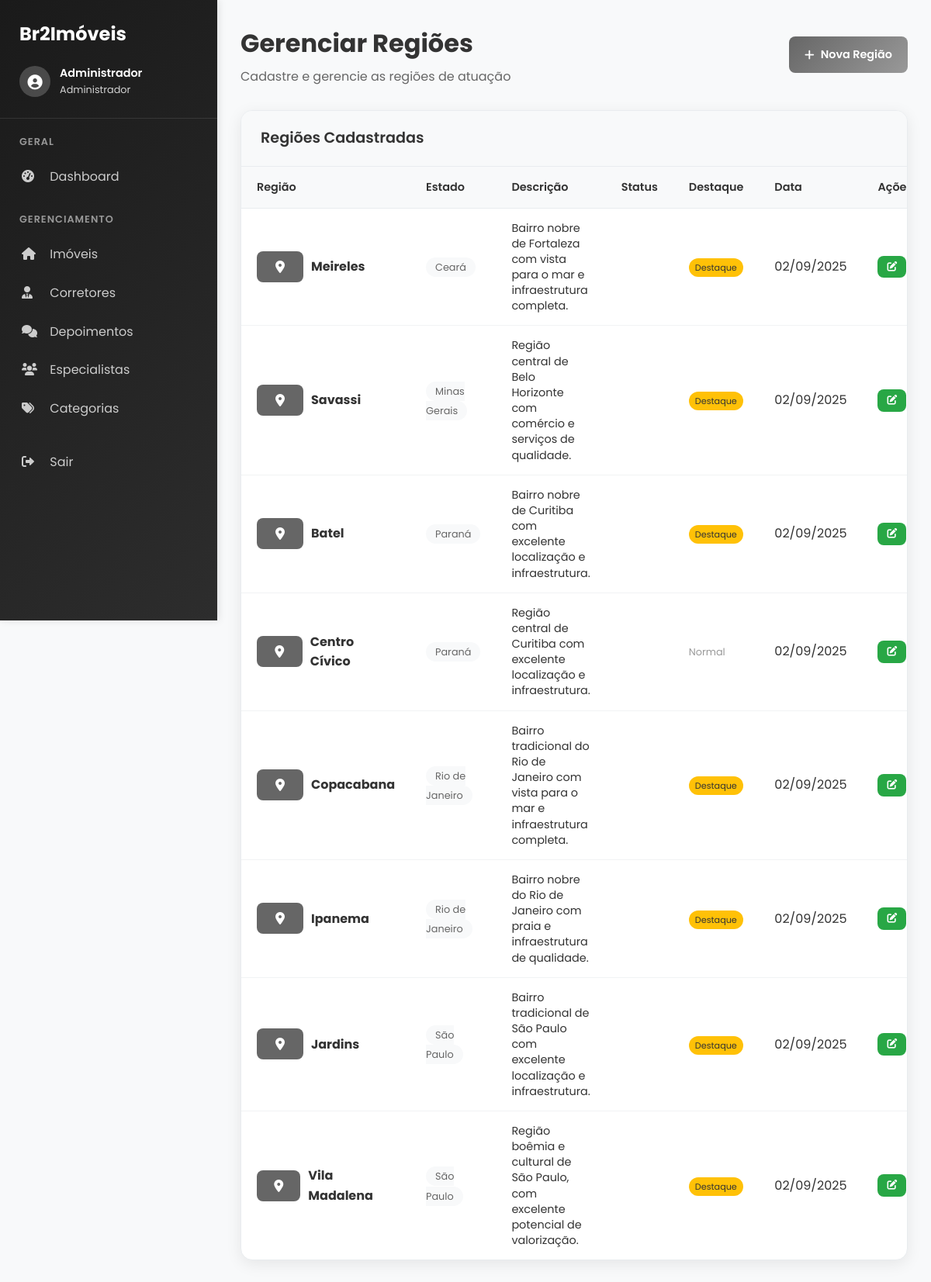
Screenshot of /admin/regioes.php (signed in) with the database file from the repository.
### tables this page shows
CREATE TABLE `regioes` (
  `id` int NOT NULL,
  `nome` varchar(255) NOT NULL,
  `estado` varchar(2) NOT NULL,
  `descricao` text,
  `imagem` varchar(500) DEFAULT NULL,
  `destaque` tinyint(1) DEFAULT '0',
  `ativo` tinyint(1) DEFAULT '1',
  `data_cadastro` timestamp NOT NULL DEFAULT CURRENT_TIMESTAMP,
  `data_atualizacao` timestamp NOT NULL DEFAULT CURRENT_TIMESTAMP ON UPDATE CURRENT_TIMESTAMP
);

### classes/Regiao.php (called while the page is built, shortened)
<?php
require_once 'Database.php';
class Regiao {
    private $db;
    private $table = 'regioes';
    public function __construct() {
        $this->db = new Database();
    }
    public function listarTodos($filtros = [], $pagina = 1, $limite = 20) {
        try {
            $params = [];
            $sql = "SELECT * FROM {$this->table}";
            $sql .= " ORDER BY estado ASC, nome ASC";
            $offset = ($pagina - 1) * $limite;
            $sql .= " LIMIT {$limite} OFFSET {$offset}";
            $regioes = $this->db->fetchAll($sql, $params);
            $sql_count = "SELECT COUNT(*) as total FROM {$this->table}";
            $total = $this->db->fetchOne($sql_count, $params);
            $total_registros = $total['total'] ?? 0;
            return [
                'regioes' => $regioes,
                'total' => $total_registros,
                'pagina' => $pagina,
                'limite' => $limite,
                'total_paginas' => ceil($total_registros / $limite)
            ];
        } catch (Exception $e) {
            error_log("Erro ao listar regiões: " . $e->getMessage());
            return [
                'regioes' => [],
                'total' => 0,
                'pagina' => $pagina,
                'limite' => $limite,
                'total_paginas' => 0
            ];
        }
    }
}
?>

### classes/Database.php (called while the page is built, shortened)
<?php
class Database {
    private $host;
    private $db_name;
    private $username;
    private $password;
    public function __construct() {
        $this->host = DB_HOST;
        $this->db_name = DB_NAME;
        $this->username = DB_USERNAME;
        $this->password = DB_PASSWORD;
    }
    public function getConnection() {
        $this->conn = null;
        try {
            $this->conn = new PDO(
                "mysql:host=" . $this->host . ";dbname=" . $this->db_name,
                $this->username,
                $this->password,
                array(
                    PDO::ATTR_ERRMODE => PDO::ERRMODE_EXCEPTION,
                    PDO::MYSQL_ATTR_INIT_COMMAND => "SET NAMES utf8"
                )
            );
        } catch(PDOException $exception) {
            try {
                $this->conn = new PDO(
                    "mysql:host=localhost:3306;dbname=br2studios",
                    'root',
                    '',
                    array(
                        PDO::ATTR_ERRMODE => PDO::ERRMODE_EXCEPTION,
                        PDO::MYSQL_ATTR_INIT_COMMAND => "SET NAMES utf8"
                    )
                );
            } catch(PDOException $exception2) {
                $this->conn = new PDO(
                    "mysql:host=localhost;dbname=br2studios",
                    'root',
                    '',
                    array(
                        PDO::ATTR_ERRMODE => PDO::ERRMODE_EXCEPTION,
                        PDO::MYSQL_ATTR_INIT_COMMAND => "SET NAMES utf8"
                    )
                );
            }
        }
        return $this->conn;
    }
    public function fetchOne($sql, $params = []) {
        try {
            $stmt = $this->getConnection()->prepare($sql);
            $stmt->execute($params);
            return $stmt->fetch(PDO::FETCH_ASSOC);
        } catch(PDOException $e) {
            error_log("Erro fetchOne: " . $e->getMessage());
            return false;
        }
    }
    public function fetchAll($sql, $params = []) {
        try {
            $stmt = $this->getConnection()->prepare($sql);
            $stmt->execute($params);
            return $stmt->fetchAll(PDO::FETCH_ASSOC);
        } catch(PDOException $e) {
            error_log("Erro fetchAll: " . $e->getMessage());
            return [];
        }
    }
}
?>

### admin/regioes.php (the view, shortened to what this page needs)
<?php
require_once '../config/database.php';
require_once '../classes/Database.php';
require_once '../classes/Regiao.php';
try {
    $regiao = new Regiao();
} catch (Exception $e) {
    $mensagem = "Erro ao inicializar classes: " . $e->getMessage();
    $tipo_mensagem = 'error';
}
$action = $_GET['action'] ?? 'listar';
$regioes = [];
if ($action === 'listar') {
    try {
        $regioes_result = $regiao->listarTodos();
        if (is_array($regioes_result) && isset($regioes_result['regioes'])) {
            $regioes = $regioes_result;
        } elseif (is_array($regioes_result)) {
            $regioes = ['regioes' => $regioes_result];
        }
    } catch (Exception $e) {
        $mensagem = "Erro ao buscar regiões: " . $e->getMessage();
        $tipo_mensagem = 'error';
    }
}
$estados = [
    'AC' => 'Acre', 'AL' => 'Alagoas', 'AP' => 'Amapá', 'AM' => 'Amazonas',
    'BA' => 'Bahia', 'CE' => 'Ceará', 'DF' => 'Distrito Federal', 'ES' => 'Espírito Santo',
    'GO' => 'Goiás', 'MA' => 'Maranhão', 'MT' => 'Mato Grosso', 'MS' => 'Mato Grosso do Sul',
    'MG' => 'Minas Gerais', 'PA' => 'Pará', 'PB' => 'Paraíba', 'PR' => 'Paraná',
    'PE' => 'Pernambuco', 'PI' => 'Piauí', 'RJ' => 'Rio de Janeiro', 'RN' => 'Rio Grande do Norte',
    'RS' => 'Rio Grande do Sul', 'RO' => 'Rondônia', 'RR' => 'Roraima', 'SC' => 'Santa Catarina',
    'SP' => 'São Paulo', 'SE' => 'Sergipe', 'TO' => 'Tocantins'
];
include 'includes/header.php';
?>
<?php include 'includes/sidebar.php'; ?>
<main class="main-content">
    <div class="page-header">
        <div class="page-title">
            <h1>Gerenciar Regiões</h1>
            <p class="page-subtitle">Cadastre e gerencie as regiões de atuação</p>
        </div>
        <div class="header-actions">
            <?php if ($action === 'listar'): ?>
                <a href="?action=novo" class="btn btn-primary">
                    <i class="fas fa-plus"></i>
                    Nova Região
                </a>
            <?php endif; ?>
        </div>
    </div>
    <?php if ($action === 'listar'): ?>
        <div class="table-container">
            <div class="table-header">
                <h3>Regiões Cadastradas</h3>
            </div>
            <?php if (!empty($regioes['regioes'])): ?>
                <table class="table">
                    <thead>
                        <tr>
                            <th>Região</th>
                            <th>Estado</th>
                            <th>Descrição</th>
                            <th>Status</th>
                            <th>Destaque</th>
                            <th>Data</th>
                            <th>Ações</th>
                        </tr>
                    </thead>
                    <tbody>
                        <?php foreach ($regioes['regioes'] as $regiao_item): ?>
                            <tr>
                                <td>
                                    <div style="display: flex; align-items: center; gap: 10px;">
                                        <?php if ($regiao_item['imagem']): ?>
                                            <img src="<?php echo htmlspecialchars($regiao_item['imagem']); ?>"
                                                 alt="Região" style="width: 60px; height: 40px; border-radius: 8px; object-fit: cover;">
                                        <?php else: ?>
                                            <div style="width: 60px; height: 40px; border-radius: 8px; background: #666; display: flex; align-items: center; justify-content: center; color: white;">
                                                <i class="fas fa-map-marker-alt"></i>
                                            </div>
                                        <?php endif; ?>
                                        <div>
                                            <strong><?php echo htmlspecialchars($regiao_item['nome']); ?></strong>
                                        </div>
                                    </div>
                                </td>
                                <td>
                                    <span style="background: #f8f9fa; padding: 4px 12px; border-radius: 20px; font-size: 0.8rem; color: #666;">
                                        <?php echo htmlspecialchars($estados[$regiao_item['estado']] ?? $regiao_item['estado']); ?>
                                    </span>
                                </td>
                                <td>
                                    <div style="max-width: 300px;">
                                        <p style="margin: 0; font-size: 0.9rem; line-height: 1.4;">
                                            <?php echo htmlspecialchars(substr($regiao_item['descricao'], 0, 100)); ?>
                                        </p>
                                    </div>
                                </td>
                                <td>
                                    <span class="status-badge status-<?php echo $regiao_item['status']; ?>"
                                          style="padding: 4px 12px; border-radius: 20px; font-size: 0.8rem; font-weight: 500;">
                                    </span>
                                </td>
                                <td>
                                    <?php if ($regiao_item['destaque']): ?>
                                        <span class="destaque-badge" style="background: #ffc107; color: #333; padding: 4px 8px; border-radius: 12px; font-size: 0.7rem;">Destaque</span>
                                    <?php else: ?>
                                        <span style="color: #999; font-size: 0.8rem;">Normal</span>
                                    <?php endif; ?>
                                </td>
                                <td><?php echo date('d/m/Y', strtotime($regiao_item['data_cadastro'])); ?></td>
                                <td>
                                    <div style="display: flex; gap: 8px;">
                                        <a href="?action=editar&id=<?php echo $regiao_item['id']; ?>" class="btn btn-success btn-sm">
                                            <i class="fas fa-edit"></i>
                                        </a>
                                    </div>
                                </td>
                            </tr>
                        <?php endforeach; ?>
                    </tbody>
                </table>
            <?php endif; ?>
        </div>
    <?php endif; ?>
</main>
<?php include 'includes/footer.php'; ?>

### assets/css/admin-imoveis.css (style rules this page uses)
.btn { transition: all 0.3s ease; }
.fas, .far, .fab { transition: all 0.2s ease; }

### admin/includes/header.php (style rules this page uses)
* { margin: 0; padding: 0; box-sizing: border-box; }
body { font-family: 'Poppins', sans-serif; background: #f8f9fa; color: #333; line-height: 1.6; }
.main-content { flex: 1; margin-left: 280px; padding: 30px; }
.page-header { display: flex; justify-content: space-between; align-items: center; margin-bottom: 30px; }
.page-title h1 { font-size: 2rem; font-weight: 700; color: #333; margin-bottom: 5px; }
.page-subtitle { color: #666; font-size: 1rem; }
.header-actions { display: flex; gap: 15px; }
.btn { padding: 12px 20px; border: none; border-radius: 8px; font-weight: 600; text-decoration: none; display: inline-flex; align-items: center; gap: 8px; transition: all 0.3s ease; cursor: pointer; font-size: 0.9rem; }
.btn-primary { background: linear-gradient(135deg, #666666, #999999); color: white; }
.btn-success { background: #28a745; color: white; }
.table-container { background: white; border-radius: 12px; box-shadow: 0 2px 10px rgba(0,0,0,0.08); overflow: hidden; }
.table-header { padding: 20px; border-bottom: 1px solid #e9ecef; background: #f8f9fa; }
.table-header h3 { margin: 0; color: #333; font-weight: 600; }
.table { width: 100%; border-collapse: collapse; }
.table th, .table td { padding: 15px 20px; text-align: left; border-bottom: 1px solid #e9ecef; }
.table th { background: #f8f9fa; font-weight: 600; color: #495057; font-size: 0.9rem; }
.btn-sm { padding: 8px 16px; font-size: 0.8rem; }
.table-container { background: white; border-radius: 15px; box-shadow: 0 5px 20px rgba(0,0,0,0.08); border: 1px solid #e9ecef; overflow: hidden; margin-bottom: 30px; }
.table-header { padding: 20px 25px; border-bottom: 1px solid #e9ecef; background: #f8f9fa; }
.table-header h3 { margin: 0; font-size: 1.2rem; font-weight: 600; color: #333; }
.table th { background: #f8f9fa; padding: 15px 20px; text-align: left; font-weight: 600; color: #333; border-bottom: 1px solid #e9ecef; font-size: 0.9rem; }
.table td { padding: 15px 20px; border-bottom: 1px solid #f1f3f4; vertical-align: middle; }
.table tbody tr:last-child td { border-bottom: none; }
.status-badge { padding: 4px 12px; border-radius: 20px; font-size: 0.8rem; font-weight: 500; }
.btn-sm { padding: 8px 12px; font-size: 0.8rem; }

### rows the page displays
regioes: nome "Meireles", estado "Ceará", descricao "Bairro nobre de Fortaleza com vista para o mar e infraestrutura completa.", destaque "Destaque", data_cadastro "02/09/2025"
regioes: nome "Savassi", estado "Minas Gerais", descricao "Região central de Belo Horizonte com comércio e serviços de qualidade.", destaque "Destaque", data_cadastro "02/09/2025"
regioes: nome "Batel", estado "Paraná", descricao "Bairro nobre de Curitiba com excelente localização e infraestrutura.", destaque "Destaque", data_cadastro "02/09/2025"
regioes: nome "Centro Cívico", estado "Paraná", descricao "Região central de Curitiba com excelente localização e infraestrutura.", destaque "Normal", data_cadastro "02/09/2025"
regioes: nome "Copacabana", estado "Rio de Janeiro", descricao "Bairro tradicional do Rio de Janeiro com vista para o mar e infraestrutura completa.", destaque "Destaque", data_cadastro "02/09/2025"
regioes: nome "Ipanema", estado "Rio de Janeiro", descricao "Bairro nobre do Rio de Janeiro com praia e infraestrutura de qualidade.", destaque "Destaque", data_cadastro "02/09/2025"
regioes: nome "Jardins", estado "São Paulo", descricao "Bairro tradicional de São Paulo com excelente localização e infraestrutura.", destaque "Destaque", data_cadastro "02/09/2025"
regioes: nome "Vila Madalena", estado "São Paulo", descricao "Região boêmia e cultural de São Paulo, com excelente potencial de valorização.", destaque "Destaque", data_cadastro "02/09/2025"

### other values shown
$_SESSION['admin_nome'] "Administrador"
